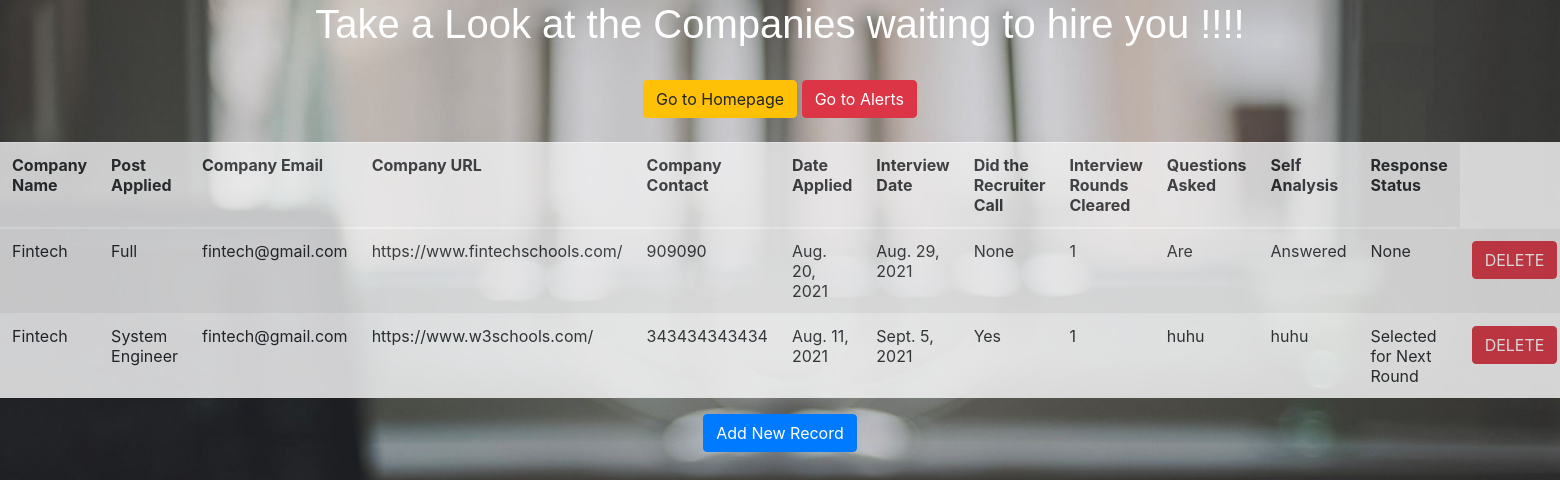
The page /shus/ (signed in) on the database its author committed.
### intrack/models.py (models this page shows, shortened)
class AddInt(models.Model):
    user=models.ForeignKey(UserProfile,on_delete=models.CASCADE, blank=True, null=True)
    c_name=models.CharField(verbose_name='Company Name',null=True,max_length=100, blank=True)
    c_url=models.CharField(verbose_name='Company URL',null=True,max_length=100, blank=True)
    c_contact=models.IntegerField(verbose_name='Company Contact',null=True,blank=True)
    c_post=models.CharField(verbose_name='Post Applied',null=True,max_length=100, blank=True)
    c_email=models.EmailField(verbose_name='Company Email',null=True, blank=True)
    date_applied=models.DateField(null=True,blank=True,auto_now=False)
    scd_date=models.DateField(null=True,blank=True,auto_now=False)
    rec_called=models.CharField(verbose_name='Did the Reruiter Call',null=True,max_length=100,choices=REC, blank=True)
    int_rounds_cleared=models.IntegerField(verbose_name='Interview Rounds Cleared',null=True,blank=True)
    que_asked=models.TextField(verbose_name='Questions Asked',null=True, blank=True,max_length=200)
    self_analysis=models.TextField(verbose_name='Self Analysis',null=True, blank=True,max_length=200)
    resp_status=models.CharField(verbose_name='Response Status',null=True,max_length=100,choices=DEMO_CHOICES, blank=True)
    class Meta:
        db_table='interview_tracker'

### intrack/views.py (the view)
# urls.py: path('shus/', views.showuser),
def showuser(request):
    ent=AddInt.objects.filter(user=request.user)
    return render(request,'histview.html',{'ent':ent})

### intrack/templates/histview.html (shortened to what this page needs)
{% load static %}
<html>
<!DOCTYPE html>
<html lang="en">
<head>
<link rel="stylesheet" href="https://maxcdn.bootstrapcdn.com/bootstrap/4.5.2/css/bootstrap.min.css">
</head>
<body style="background-image:url({% static 'images/userpage.jpg' %});background-repeat:repeat;background-size:100%;height:1000px;color:black;text-align: center;">
<center><h1 style="font-family:'Lucida Sans', 'Lucida Sans Regular', 'Lucida Grande', 'Lucida Sans Unicode', Geneva, Verdana, sans-serif;color:white">Take a Look at the Companies waiting to hire you !!!!</h1></center>
<br>
<center><a href="/ent/" class="btn btn-warning">Go to Homepage</a> <a href="/alert/" class="btn btn-danger">Go to Alerts</a></center>
<br>
<div class="table-responsive-xl">
    <table class="table table-striped table-light " style="opacity:0.8">
        <thread>
        <tr>
            <th>Company Name</th>
            <th>Post Applied</th>
            <th>Company Email</th>
            <th>Company URL</th>
            <th>Company Contact</th>
            <th>Date Applied</th>
            <th>Interview Date</th>
            <th>Did the Recruiter Call</th>
            <th>Interview Rounds Cleared</th>
            <th>Questions Asked</th>
            <th>Self Analysis</th>
            <th>Response Status</th>
        </tr>
        </thread>
        <TBody>
            {% for l in ent %}
            <tr>
                <td>{{l.c_name}}</td>
                <td>{{l.c_post}}</td>
                <td>{{l.c_email}}</td>
                <td>{{l.c_url}}</td>
                <td>{{l.c_contact}}</td>
                <td>{{l.date_applied}}</td>
                <td>{{l.scd_date}}</td>
                <td>{{l.rec_called}}</td>
                <td>{{l.int_rounds_cleared}}</td>
                <td>{{l.que_asked}}</td>
                <td>{{l.self_analysis}}</td>
                <td>{{l.resp_status}}</td>
               <td>
                    <a href="/Delete/{{l.id}}" class="btn btn-danger" style="opacity:1">DELETE</a>
                </td>
            </tr>
            {% endfor %}
        </TBody>
    </table>
</div>
<center><a href="/ent/" class="btn btn-primary">Add New Record</a></center>
</body>
</html>

### rows shown on the page
AddInt: c_name "Fintech", c_post "Full", c_email "fintech@gmail.com", c_url "https://www.fintechschools.com/", c_contact "909090", date_applied "Aug. 20, 2021", scd_date "Aug. 29, 2021", rec_called "None", int_rounds_cleared "1", que_asked "Are", self_analysis "Answered", resp_status "None"
AddInt: c_name "Fintech", c_post "System Engineer", c_email "fintech@gmail.com", c_url "https://www.w3schools.com/", c_contact "343434343434", date_applied "Aug. 11, 2021", scd_date "Sept. 5, 2021", rec_called "Yes", int_rounds_cleared "1", que_asked "huhu", self_analysis "huhu", resp_status "Selected for Next Round"
